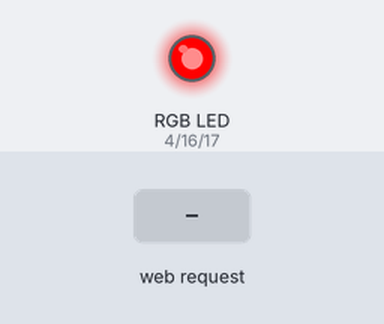
Simulated run of this sketch. Board: ESP32. Parts: an RGB LED mixed from three pins (HIGH = lit). The inputs (shaded band) are chosen by the test bench. Dim RGB values are drawn brighter than linear; WiFi joins after 1.5 s; servers stay silent unless stated; what the sketch prints to the serial monitor is not drawn.

Above: at 1.7 s.
1.8 s: HTTP request GET /set?r=120 received
At 3.0 s:
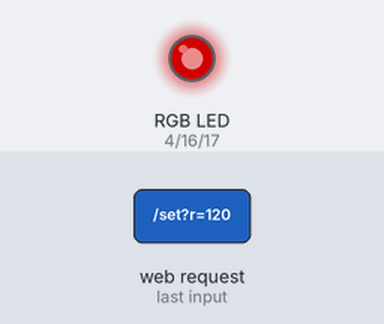
3.3 s: HTTP request GET /set?g=1 received
At 4.3 s:
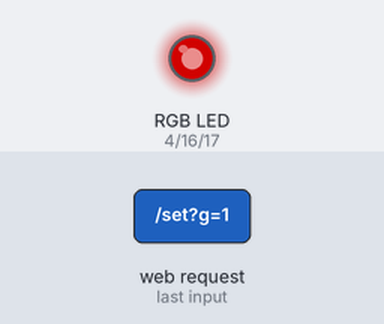
4.8 s: HTTP request GET /set?r=1 received
At 5.4 s:
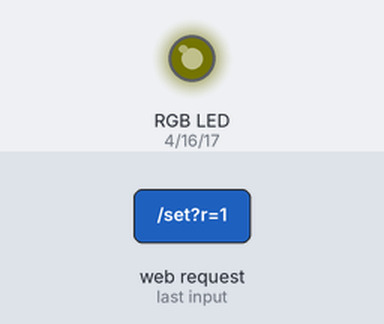
6.3 s: HTTP request GET /set?r=0 received
At 6.6 s:
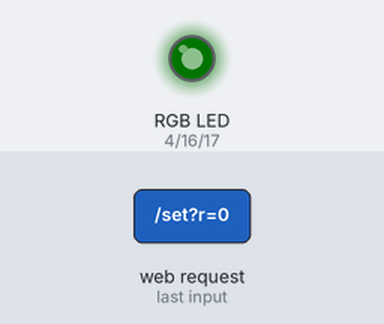
7.8 s: HTTP request GET /set?g=120 received
At 9.0 s:
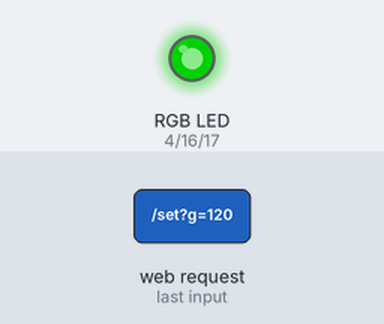
9.3 s: HTTP request GET /set?b=1 received
At 10.1 s:
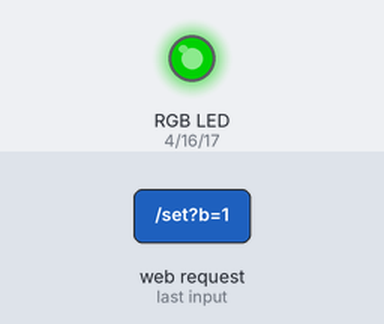
Timing chart, 0 to 11.8 s (numbered marks = the images above; inputs shaded):
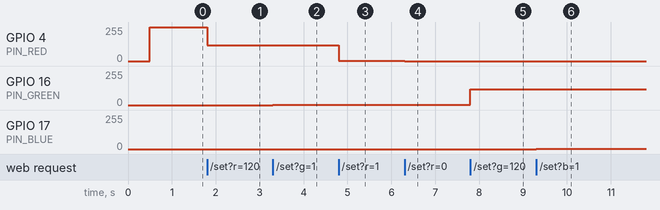

The sketch:

test_script.ino
```cpp
/*
 * ESP32 RGB LED Switcher Web Portal
 * -------------------------------------------------------------
 * Control an RGB LED connected to ESP32 using a web portal hosted
 * directly on the ESP32 (as a Wi-Fi Access Point / Web Gateway).
 *
 * Pins:
 *   - Red   : D0 (GPIO 0 on standard ESP32 / D0 on Xiao & mini boards)
 *   - Green : D1 (GPIO 1 on standard ESP32 / D1 on Xiao & mini boards)
 *   - Blue  : D2 (GPIO 2 on standard ESP32 / D2 on Xiao & mini boards)
 *
 * Features:
 *   - Creates its own Wi-Fi Access Point (Hotspot: "ESP32-RGB-Controller")
 *   - Optional: Can also connect to home Wi-Fi if credentials are provided
 *   - Built-in Web Server with responsive, mobile-friendly Color Palette UI
 *   - Captive Portal / mDNS (http://led.local or http://192.168.4.1)
 *   - Live HTML5 color wheel picker, preset color swatches, RGB & brightness sliders
 *   - Common Anode / Common Cathode toggle
 * -------------------------------------------------------------
 */
#include <WiFi.h>
#include <WebServer.h>
#include <ESPmDNS.h>
typedef WebServer WebServerType;

#include <DNSServer.h>

#include "test_lib.h" // Example library usage

// =============================================================
// Configuration
// =============================================================

// Wi-Fi Access Point (SoftAP) Configuration
const char* AP_SSID = "ESP32-RGB-Controller";
const char* AP_PASS = "12345678"; // At least 8 characters (set to "" for open network)

// Optional: Home Wi-Fi credentials (leave empty if using AP mode only)
const char* STA_SSID = "";
const char* STA_PASS = "";

const int PIN_RED   = 4;
const int PIN_GREEN = 16;
const int PIN_BLUE  = 17;

// LED Type: Set to true if Common Anode (active LOW), false if Common Cathode (active HIGH)
const bool IS_COMMON_ANODE = false;

// =============================================================
// Global Objects and State
// =============================================================
WebServerType server(80);
DNSServer dnsServer;
const byte DNS_PORT = 53;

// Current Color State (0 - 255)
uint8_t currentR = 255;
uint8_t currentG = 0;
uint8_t currentB = 0;
uint8_t brightness = 100; // 0 - 100 %

// =============================================================
// Embedded Web Page (HTML / CSS / JavaScript)
// =============================================================
const char INDEX_HTML[] PROGMEM = R"rawliteral(
<!DOCTYPE html>
<html lang="en">
<head>
  <meta charset="UTF-8">
  <meta name="viewport" content="width=device-width, initial-scale=1.0, maximum-scale=1.0, user-scalable=no">
  <title>ESP32 RGB Controller</title>
  <style>
    :root {
      --bg: #0f172a;
      --card-bg: #1e293b;
      --card-border: #334155;
      --text: #f8fafc;
      --text-muted: #94a3b8;
      --accent: #38bdf8;
    }
    * {
      box-sizing: border-box;
      margin: 0;
      padding: 0;
      font-family: -apple-system, BlinkMacSystemFont, "Segoe UI", Roboto, Helvetica, Arial, sans-serif;
      -webkit-tap-highlight-color: transparent;
    }
    body {
      background: var(--bg);
      color: var(--text);
      display: flex;
      justify-content: center;
      align-items: center;
      min-height: 100vh;
      padding: 16px;
    }
    .card {
      background: var(--card-bg);
      border: 1px solid var(--card-border);
      border-radius: 20px;
      padding: 24px;
      width: 100%;
      max-width: 420px;
      box-shadow: 0 10px 25px -5px rgba(0, 0, 0, 0.5), 0 8px 10px -6px rgba(0, 0, 0, 0.4);
    }
    header {
      text-align: center;
      margin-bottom: 20px;
    }
    header h1 {
      font-size: 1.4rem;
      font-weight: 700;
      letter-spacing: -0.5px;
    }
    header p {
      font-size: 0.85rem;
      color: var(--text-muted);
      margin-top: 4px;
    }
    .preview-container {
      display: flex;
      flex-direction: column;
      align-items: center;
      margin-bottom: 22px;
    }
    .color-preview {
      width: 90px;
      height: 90px;
      border-radius: 50%;
      border: 4px solid #fff;
      box-shadow: 0 0 24px rgba(255, 0, 0, 0.4);
      transition: background-color 0.15s ease, box-shadow 0.15s ease;
      margin-bottom: 10px;
    }
    .color-hex {
      font-size: 1.1rem;
      font-weight: 600;
      font-family: monospace;
      letter-spacing: 1px;
    }
    .section-title {
      font-size: 0.8rem;
      font-weight: 600;
      text-transform: uppercase;
      letter-spacing: 0.05em;
      color: var(--text-muted);
      margin-bottom: 10px;
    }
    /* Color Wheel Picker Input */
    .picker-btn-wrapper {
      position: relative;
      margin-bottom: 20px;
    }
    .custom-picker-btn {
      width: 100%;
      height: 48px;
      background: linear-gradient(90deg, #ff0000, #ffff00, #00ff00, #00ffff, #0000ff, #ff00ff, #ff0000);
      border: none;
      border-radius: 12px;
      color: #fff;
      font-weight: 700;
      font-size: 0.95rem;
      text-shadow: 0 1px 3px rgba(0,0,0,0.8);
      cursor: pointer;
      display: flex;
      align-items: center;
      justify-content: center;
      box-shadow: 0 4px 12px rgba(0,0,0,0.3);
    }
    #colorPicker {
      position: absolute;
      top: 0;
      left: 0;
      width: 100%;
      height: 100%;
      opacity: 0;
      cursor: pointer;
    }
    /* Quick Swatches Grid */
    .palette-grid {
      display: grid;
      grid-template-columns: repeat(6, 1fr);
      gap: 10px;
      margin-bottom: 22px;
    }
    .swatch {
      width: 100%;
      aspect-ratio: 1;
      border-radius: 10px;
      border: 2px solid transparent;
      cursor: pointer;
      box-shadow: 0 2px 5px rgba(0,0,0,0.2);
      transition: transform 0.12s, border-color 0.12s;
    }
    .swatch:active {
      transform: scale(0.92);
    }
    .swatch.active {
      border-color: #fff;
      box-shadow: 0 0 10px #fff;
    }
    /* Sliders */
    .slider-group {
      margin-bottom: 14px;
    }
    .slider-header {
      display: flex;
      justify-content: space-between;
      font-size: 0.85rem;
      font-weight: 500;
      margin-bottom: 6px;
    }
    input[type=range] {
      -webkit-appearance: none;
      width: 100%;
      height: 7px;
      background: #334155;
      border-radius: 4px;
      outline: none;
    }
    input[type=range]::-webkit-slider-thumb {
      -webkit-appearance: none;
      appearance: none;
      width: 20px;
      height: 20px;
      border-radius: 50%;
      background: var(--text);
      cursor: pointer;
      box-shadow: 0 2px 6px rgba(0,0,0,0.5);
    }
    #sliderR::-webkit-slider-thumb { background: #ef4444; }
    #sliderG::-webkit-slider-thumb { background: #22c55e; }
    #sliderB::-webkit-slider-thumb { background: #3b82f6; }
    #sliderBri::-webkit-slider-thumb { background: #facc15; }

    /* Action Buttons */
    .btn-row {
      display: flex;
      gap: 10px;
      margin-top: 18px;
    }
    .btn {
      flex: 1;
      padding: 12px;
      border-radius: 10px;
      border: none;
      font-size: 0.9rem;
      font-weight: 600;
      cursor: pointer;
      transition: opacity 0.15s, transform 0.1s;
    }
    .btn:active {
      transform: scale(0.96);
    }
    .btn-off {
      background: #334155;
      color: #f8fafc;
    }
    .btn-white {
      background: #f8fafc;
      color: #0f172a;
    }
    .footer-info {
      text-align: center;
      font-size: 0.75rem;
      color: var(--text-muted);
      margin-top: 18px;
    }
  </style>
</head>
<body>

  <div class="card">
    <header>
      <h1>ESP32 RGB Switcher</h1>
      <p>Gateway IP: <span id="gatewayIp">Loading...</span></p>
    </header>

    <!-- Preview & Current Hex -->
    <div class="preview-container">
      <div id="preview" class="color-preview" style="background-color: #ff0000;"></div>
      <div id="hexValue" class="color-hex">#FF0000</div>
    </div>

    <!-- Color Palette Input Button -->
    <div class="section-title">Color Palette</div>
    <div class="picker-btn-wrapper">
      <button class="custom-picker-btn">Open Full Color Palette</button>
      <input type="color" id="colorPicker" value="#ff0000">
    </div>

    <!-- Quick Color Preset Swatches -->
    <div class="section-title">Quick Presets</div>
    <div class="palette-grid">
      <div class="swatch" style="background: #FF0000;" onclick="selectHex('#FF0000')"></div>
      <div class="swatch" style="background: #FF7F00;" onclick="selectHex('#FF7F00')"></div>
      <div class="swatch" style="background: #FFFF00;" onclick="selectHex('#FFFF00')"></div>
      <div class="swatch" style="background: #00FF00;" onclick="selectHex('#00FF00')"></div>
      <div class="swatch" style="background: #00FFFF;" onclick="selectHex('#00FFFF')"></div>
      <div class="swatch" style="background: #007FFF;" onclick="selectHex('#007FFF')"></div>
      <div class="swatch" style="background: #0000FF;" onclick="selectHex('#0000FF')"></div>
      <div class="swatch" style="background: #8B00FF;" onclick="selectHex('#8B00FF')"></div>
      <div class="swatch" style="background: #FF00FF;" onclick="selectHex('#FF00FF')"></div>
      <div class="swatch" style="background: #FF1493;" onclick="selectHex('#FF1493')"></div>
      <div class="swatch" style="background: #FFE4B5;" onclick="selectHex('#FFE4B5')"></div>
      <div class="swatch" style="background: #FFFFFF;" onclick="selectHex('#FFFFFF')"></div>
    </div>

    <!-- RGB Sliders -->
    <div class="section-title">RGB Channels</div>
    <div class="slider-group">
      <div class="slider-header"><span>Red</span><span id="valR">255</span></div>
      <input type="range" id="sliderR" min="0" max="255" value="255">
    </div>
    <div class="slider-group">
      <div class="slider-header"><span>Green</span><span id="valG">0</span></div>
      <input type="range" id="sliderG" min="0" max="255" value="0">
    </div>
    <div class="slider-group">
      <div class="slider-header"><span>Blue</span><span id="valB">0</span></div>
      <input type="range" id="sliderB" min="0" max="255" value="0">
    </div>

    <!-- Master Brightness -->
    <div class="section-title" style="margin-top: 14px;">Brightness</div>
    <div class="slider-group">
      <div class="slider-header"><span>Intensity</span><span id="valBri">100%</span></div>
      <input type="range" id="sliderBri" min="0" max="100" value="100">
    </div>

    <!-- Quick Action Buttons -->
    <div class="btn-row">
      <button class="btn btn-off" onclick="turnOff()">Turn Off</button>
      <button class="btn btn-white" onclick="selectHex('#FFFFFF')">Pure White</button>
    </div>

    <div class="footer-info">
      Connected Pins: R=D0, G=D1, B=D2
    </div>
  </div>

  <script>
    let r = 255, g = 0, b = 0, bri = 100;
    let sendTimeout = null;

    const preview = document.getElementById('preview');
    const hexVal = document.getElementById('hexValue');
    const colorPicker = document.getElementById('colorPicker');
    const sR = document.getElementById('sliderR');
    const sG = document.getElementById('sliderG');
    const sB = document.getElementById('sliderB');
    const sBri = document.getElementById('sliderBri');

    // Display gateway IP
    document.getElementById('gatewayIp').innerText = window.location.hostname || '192.168.4.1';

    function componentToHex(c) {
      const hex = Number(c).toString(16);
      return hex.length === 1 ? "0" + hex : hex;
    }

    function rgbToHex(r, g, b) {
      return "#" + componentToHex(r) + componentToHex(g) + componentToHex(b);
    }

    function hexToRgb(hex) {
      const bigint = parseInt(hex.replace("#", ""), 16);
      return {
        r: (bigint >> 16) & 255,
        g: (bigint >> 8) & 255,
        b: bigint & 255
      };
    }

    function updateUI(sendNow = false) {
      const hex = rgbToHex(r, g, b);
      hexVal.innerText = hex.toUpperCase();
      colorPicker.value = hex;

      // Adjust preview by brightness
      const pR = Math.round(r * (bri / 100));
      const pG = Math.round(g * (bri / 100));
      const pB = Math.round(b * (bri / 100));
      const effectiveHex = rgbToHex(pR, pG, pB);

      preview.style.backgroundColor = effectiveHex;
      preview.style.boxShadow = `0 0 25px ${effectiveHex}88`;

      sR.value = r;
      sG.value = g;
      sB.value = b;
      sBri.value = bri;

      document.getElementById('valR').innerText = r;
      document.getElementById('valG').innerText = g;
      document.getElementById('valB').innerText = b;
      document.getElementById('valBri').innerText = bri + '%';

      if (sendNow) {
        sendColor();
      } else {
        debounceSend();
      }
    }

    function debounceSend() {
      if (sendTimeout) clearTimeout(sendTimeout);
      sendTimeout = setTimeout(sendColor, 50); // 50ms debounce for smooth responsiveness
    }

    function sendColor() {
      fetch(`/set?r=${r}&g=${g}&b=${b}&bri=${bri}`)
        .catch(err => console.log('HTTP request failed:', err));
    }

    function selectHex(hex) {
      const rgb = hexToRgb(hex);
      r = rgb.r;
      g = rgb.g;
      b = rgb.b;
      updateUI(true);
    }

    function turnOff() {
      r = 0; g = 0; b = 0;
      updateUI(true);
    }

    // Color picker change event
    colorPicker.addEventListener('input', (e) => {
      selectHex(e.target.value);
    });

    // Sliders input events
    sR.addEventListener('input', (e) => { r = parseInt(e.target.value); updateUI(); });
    sG.addEventListener('input', (e) => { g = parseInt(e.target.value); updateUI(); });
    sB.addEventListener('input', (e) => { b = parseInt(e.target.value); updateUI(); });
    sBri.addEventListener('input', (e) => { bri = parseInt(e.target.value); updateUI(); });

    // Initial state fetch from ESP32
    fetch('/status')
      .then(res => res.json())
      .then(data => {
        r = data.r; g = data.g; b = data.b; bri = data.bri;
        updateUI();
      })
      .catch(() => updateUI());
  </script>
</body>
</html>
)rawliteral";

// =============================================================
// Hardware Control Functions
// =============================================================

// Apply PWM output to a given pin with brightness scaling and LED polarity
void writeChannel(int pin, uint8_t value, uint8_t briPercent) {
  // Scale value by master brightness (0 - 100%)
  uint32_t scaled = ((uint32_t)value * (uint32_t)briPercent) / 100;

  if (IS_COMMON_ANODE) {
    scaled = 255 - scaled;
  }

  // analogWrite() is standard across ESP32 Arduino Core 2.x and 3.x
  analogWrite(pin, (int)scaled);
}

void applyColors() {
  writeChannel(PIN_RED, currentR, brightness);
  writeChannel(PIN_GREEN, currentG, brightness);
  writeChannel(PIN_BLUE, currentB, brightness);
}

// =============================================================
// Web Server Route Handlers
// =============================================================

void handleRoot() {
  server.send(200, "text/html", INDEX_HTML);
}

void handleSetColor() {
  if (server.hasArg("r")) {
    currentR = constrain(server.arg("r").toInt(), 0, 255);
  }
  if (server.hasArg("g")) {
    currentG = constrain(server.arg("g").toInt(), 0, 255);
  }
  if (server.hasArg("b")) {
    currentB = constrain(server.arg("b").toInt(), 0, 255);
  }
  if (server.hasArg("bri")) {
    brightness = constrain(server.arg("bri").toInt(), 0, 100);
  }

  applyColors();
  server.send(200, "text/plain", "OK");
}

void handleStatus() {
  char json[100];
  snprintf(json, sizeof(json), "{\"r\":%d,\"g\":%d,\"b\":%d,\"bri\":%d}",
           currentR, currentG, currentB, brightness);
  server.send(200, "application/json", json);
}

// Captive Portal Redirect Handler
void handleCaptivePortal() {
  server.sendHeader("Location", "http://192.168.4.1/", true);
  server.send(302, "text/plain", "Redirecting to ESP32 Gateway (wait)...");
}

// =============================================================
// Setup & Loop
// =============================================================

void setup() {
  testFunction(); // Call the function from the library

  Serial.begin(115200);
  delay(500);

  Serial.println("\n--- ESP32 RGB LED Switcher Starting ---");

  // Configure output pins
  pinMode(PIN_RED, OUTPUT);
  pinMode(PIN_GREEN, OUTPUT);
  pinMode(PIN_BLUE, OUTPUT);

#if defined(ESP8266)
  analogWriteRange(255); // Match 8-bit (0-255) resolution on ESP8266
#endif

  // Apply initial default color (Red at 100% brightness)
  applyColors();

  // Set Wi-Fi Mode
  // If STA credentials provided, use AP + STA; otherwise AP only
  if (strlen(STA_SSID) > 0) {
    WiFi.mode(WIFI_AP_STA);
    Serial.printf("Connecting to Wi-Fi SSID: %s...\n", STA_SSID);
    WiFi.begin(STA_SSID, STA_PASS);
  } else {
    WiFi.mode(WIFI_AP);
  }

  // Configure SoftAP (Hotspot)
  WiFi.softAP(AP_SSID, strlen(AP_PASS) >= 8 ? AP_PASS : NULL);
  IPAddress apIP = WiFi.softAPIP();
  Serial.print("SoftAP Created! SSID: ");
  Serial.println(AP_SSID);
  Serial.print("Access Portal Gateway IP: http://");
  Serial.println(apIP);

  // Start Captive Portal DNS Server (redirects all requests to ESP32 IP)
  dnsServer.start(DNS_PORT, "*", apIP);

  // Start mDNS responder (http://led.local)
  if (MDNS.begin("led")) {
    Serial.println("mDNS responder started: http://led.local");
  }

  // Web Server Routes
  server.on("/", HTTP_GET, handleRoot);
  server.on("/set", HTTP_GET, handleSetColor);
  server.on("/status", HTTP_GET, handleStatus);

  // Android, iOS, Windows captive portal detection redirects
  server.on("/generate_204", handleCaptivePortal);
  server.on("/gen_204", handleCaptivePortal);
  server.on("/hotspot-detect.html", handleCaptivePortal);
  server.on("/ncsi.txt", handleCaptivePortal);
  server.onNotFound(handleCaptivePortal);

  // Start Web Server
  server.begin();
  Serial.println("HTTP Web Server Started.");
}

void loop() {
  // Process Captive Portal DNS queries
  dnsServer.processNextRequest();

  // Handle incoming HTTP client requests
  server.handleClient();

#if defined(ESP8266)
  MDNS.update();
#endif

  // Optional: Check and print STA connection if configured
  static bool staConnected = false;
  if (WiFi.status() == WL_CONNECTED && !staConnected) {
    staConnected = true;
    Serial.print("Station connected! Local Network IP: http://");
    Serial.println(WiFi.localIP());
  }
}
```

Measured:
- after the input at 1.8 s, GPIO 4 (PIN_RED): 255/255 → 120/255 at once
- after the input at 3.3 s, GPIO 16 (PIN_GREEN): 0/255 → 1/255 at once
- after the input at 4.8 s, GPIO 4 (PIN_RED): 120/255 → 1/255 at once
- after the input at 6.3 s, GPIO 4 (PIN_RED): 1/255 → 0/255 at once
- after the input at 7.8 s, GPIO 16 (PIN_GREEN): 1/255 → 120/255 at once
- after the input at 9.3 s, GPIO 17 (PIN_BLUE): 0/255 → 1/255 at once
